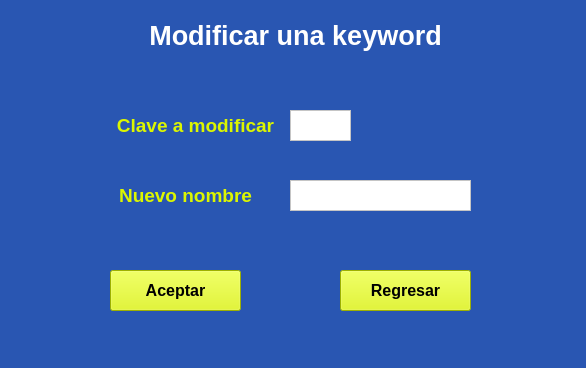
<?xml version="1.0" encoding="UTF-8"?>
<ui version="4.0">
 <class>MainWindow</class>
 <widget class="QMainWindow" name="MainWindow">
  <property name="geometry">
   <rect>
    <x>0</x>
    <y>0</y>
    <width>586</width>
    <height>368</height>
   </rect>
  </property>
  <property name="windowTitle">
   <string>MainWindow</string>
  </property>
  <property name="styleSheet">
   <string notr="true">background-color: rgb(41, 86, 178);</string>
  </property>
  <widget class="QWidget" name="centralwidget">
   <widget class="QPushButton" name="btn_Regresar">
    <property name="geometry">
     <rect>
      <x>340</x>
      <y>270</y>
      <width>131</width>
      <height>41</height>
     </rect>
    </property>
    <property name="font">
     <font>
      <pointsize>12</pointsize>
      <weight>75</weight>
      <bold>true</bold>
     </font>
    </property>
    <property name="styleSheet">
     <string notr="true">background-color: rgb(220, 246, 0);</string>
    </property>
    <property name="text">
     <string>Regresar</string>
    </property>
   </widget>
   <widget class="QTextEdit" name="txt_Nombre">
    <property name="geometry">
     <rect>
      <x>290</x>
      <y>180</y>
      <width>181</width>
      <height>31</height>
     </rect>
    </property>
    <property name="font">
     <font>
      <pointsize>12</pointsize>
      <weight>75</weight>
      <bold>true</bold>
     </font>
    </property>
    <property name="styleSheet">
     <string notr="true">background-color: rgb(255, 255, 255);</string>
    </property>
   </widget>
   <widget class="QLabel" name="lbl_Clave">
    <property name="geometry">
     <rect>
      <x>110</x>
      <y>110</y>
      <width>171</width>
      <height>31</height>
     </rect>
    </property>
    <property name="text">
     <string>&lt;html&gt;&lt;head/&gt;&lt;body&gt;&lt;p align=&quot;center&quot;&gt;&lt;span style=&quot; font-size:14pt; font-weight:600; color:#dcf600;&quot;&gt;Clave a modificar&lt;/span&gt;&lt;/p&gt;&lt;/body&gt;&lt;/html&gt;</string>
    </property>
    <property name="alignment">
     <set>Qt::AlignCenter</set>
    </property>
   </widget>
   <widget class="QLabel" name="lbl_Nombre">
    <property name="geometry">
     <rect>
      <x>110</x>
      <y>180</y>
      <width>151</width>
      <height>31</height>
     </rect>
    </property>
    <property name="text">
     <string>&lt;html&gt;&lt;head/&gt;&lt;body&gt;&lt;p align=&quot;center&quot;&gt;&lt;span style=&quot; font-size:14pt; font-weight:600; color:#dcf600;&quot;&gt;Nuevo nombre&lt;/span&gt;&lt;/p&gt;&lt;/body&gt;&lt;/html&gt;</string>
    </property>
    <property name="alignment">
     <set>Qt::AlignCenter</set>
    </property>
   </widget>
   <widget class="QPushButton" name="btn_Aceptar">
    <property name="geometry">
     <rect>
      <x>110</x>
      <y>270</y>
      <width>131</width>
      <height>41</height>
     </rect>
    </property>
    <property name="font">
     <font>
      <pointsize>12</pointsize>
      <weight>75</weight>
      <bold>true</bold>
     </font>
    </property>
    <property name="styleSheet">
     <string notr="true">background-color: rgb(220, 246, 0);</string>
    </property>
    <property name="text">
     <string>Aceptar</string>
    </property>
   </widget>
   <widget class="QLabel" name="lbl_Mensaje">
    <property name="geometry">
     <rect>
      <x>140</x>
      <y>10</y>
      <width>311</width>
      <height>51</height>
     </rect>
    </property>
    <property name="text">
     <string>&lt;html&gt;&lt;head/&gt;&lt;body&gt;&lt;p align=&quot;center&quot;&gt;&lt;span style=&quot; font-size:20pt; font-weight:600; color:#ffffff;&quot;&gt;Modificar una keyword&lt;/span&gt;&lt;/p&gt;&lt;/body&gt;&lt;/html&gt;</string>
    </property>
    <property name="alignment">
     <set>Qt::AlignCenter</set>
    </property>
   </widget>
   <widget class="QTextEdit" name="txt_Clave">
    <property name="geometry">
     <rect>
      <x>290</x>
      <y>110</y>
      <width>61</width>
      <height>31</height>
     </rect>
    </property>
    <property name="font">
     <font>
      <pointsize>12</pointsize>
      <weight>75</weight>
      <bold>true</bold>
     </font>
    </property>
    <property name="styleSheet">
     <string notr="true">background-color: rgb(255, 255, 255);</string>
    </property>
   </widget>
  </widget>
  <widget class="QMenuBar" name="menubar">
   <property name="geometry">
    <rect>
     <x>0</x>
     <y>0</y>
     <width>586</width>
     <height>21</height>
    </rect>
   </property>
  </widget>
  <widget class="QStatusBar" name="statusbar"/>
 </widget>
 <resources/>
 <connections/>
</ui>
